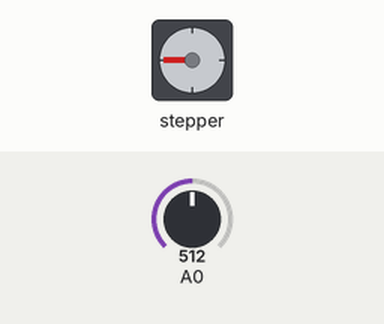
Recording of a sketch running on a simulated Arduino Uno, built with avr-gcc and run on an emulated ATmega328P. Shown: stepper motor. Inputs (shaded band) come from the test bench; at power-on: A0 = 512. Stepper angles assume 200 steps per turn.

Above: at 1.2 s.
1.3 s: A0 set to 716
At 1.69 s:
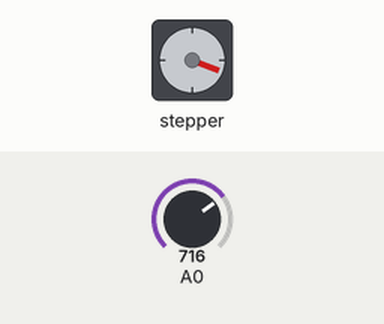
4.3 s: A0 set to 900
At 4.71 s:
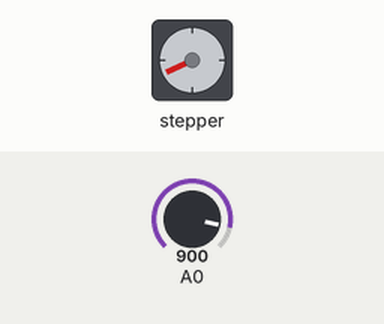
7.3 s: A0 set to 1023
At 7.73 s:
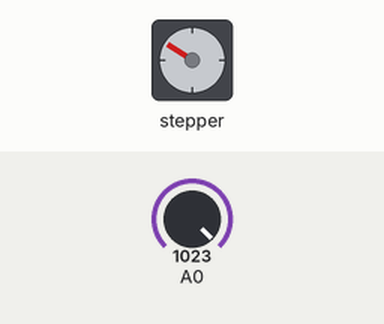
Timing chart, 0 to 19.3 s (numbered marks = the images above; inputs shaded):
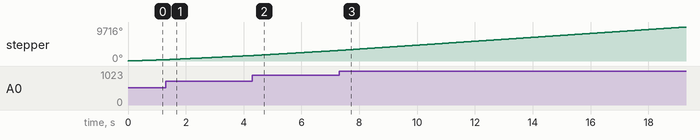

The sketch:

step_speed.ino
```cpp
#include <Stepper.h>

const int stepsPerRevolution = 200;  // change this to fit the number of steps per revolution
// for your motor


// initialize the stepper library on pins 8 through 11:
Stepper myStepper(stepsPerRevolution, 4, 5, 6, 7);

int stepCount = 0;  // number of steps the motor has taken

void setup() {
  // nothing to do inside the setup
}

void loop() {
  // read the sensor value:
  int sensorReading = analogRead(A0);
  // map it to a range from 0 to 100:
  int motorSpeed = map(sensorReading, 0, 1023, 0, 100);
  // set the motor speed:
  if (motorSpeed > 0) {
    myStepper.setSpeed(motorSpeed);
    // step 1/100 of a revolution:
    myStepper.step(stepsPerRevolution / 100);
  }
}
```
